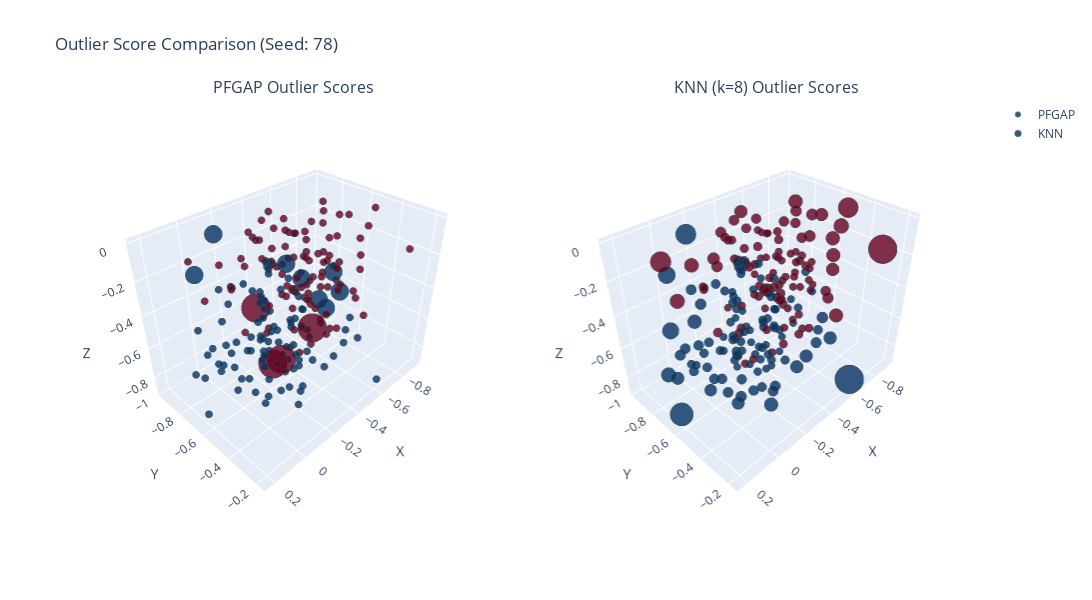

Source (notebook cell):
### Code cell
from Experiment4functions import create_3d_sphere_data
from sklearn.model_selection import train_test_split
import plotly.graph_objects as go
from plotly.subplots import make_subplots
import numpy as np

TRAIN_TEST_SPLIT = 0.7

def get_scores_for_seed(seed, method, k=None):
    """Helper function to get outlier scores from the flat DataFrame"""
    if k is not None:
        mask = (results_df['seed'] == seed) & (results_df['method'] == method) & (results_df['k'] == k)
    else:
        mask = (results_df['seed'] == seed) & (results_df['method'] == method)
    
    row = results_df[mask]
    if not row.empty:
        return row.iloc[0]['outlier_scores']
    return None

def plot_outlier_scores_3d(seed, k_value=8):
    """Plot outlier scores in 3D using the flat DataFrame"""
    # Generate the data
    data, labels, sphere = create_3d_sphere_data(seed)

    # Split data
    X_train, X_test, y_train, y_test = train_test_split(
        data, labels, test_size=1-TRAIN_TEST_SPLIT, 
        random_state=seed, stratify=labels
    )

    # Get outlier scores from the flat DataFrame
    pfgap_scores = get_scores_for_seed(seed, 'PFGAP-Euclidean')
    knn_scores = get_scores_for_seed(seed, 'KNN-Manifold', k=k_value)

    if pfgap_scores is None or knn_scores is None:
        print(f"❌ Could not find outlier scores for seed {seed}")
        print(f"PFGAP available: {pfgap_scores is not None}")
        print(f"KNN-Manifold (k={k_value}) available: {knn_scores is not None}")
        
        # Show which seeds have PFGAP data
        pfgap_seeds = results_df[results_df['method'] == 'PFGAP-Euclidean']['seed'].unique()
        print(f"Seeds with PFGAP data: {sorted(pfgap_seeds)}")
        return None

    # Normalize scores for marker size
    pfgap_scores = np.array(pfgap_scores)
    knn_scores = np.array(knn_scores)
    
    pfgap_range = np.ptp(pfgap_scores)
    knn_range = np.ptp(knn_scores)
    pfgap_norm = (pfgap_scores - pfgap_scores.min()) / (pfgap_range if pfgap_range > 0 else 1)
    knn_norm = (knn_scores - knn_scores.min()) / (knn_range if knn_range > 0 else 1)
    
    # Create a figure with subplots
    fig = make_subplots(
        rows=1, cols=2,
        specs=[[{'type': 'scene'}, {'type': 'scene'}]],
        subplot_titles=(f'PFGAP Outlier Scores', f'KNN (k={k_value}) Outlier Scores'),
        horizontal_spacing=0.05
    )
    
    # Add traces for PFGAP
    fig.add_trace(
        go.Scatter3d(
            x=X_train[:, 0],
            y=X_train[:, 1],
            z=X_train[:, 2],
            mode='markers',
            marker=dict(
                size=5 + 15 * pfgap_norm,
                color=y_train,
                colorscale='RdBu',
                opacity=0.8,
                line=dict(width=0.5, color='DarkSlateGrey')
            ),
            text=[f"PFGAP Score: {score:.4f}" for score in pfgap_scores],
            hoverinfo='text',
            name='PFGAP'
        ),
        row=1, col=1
    )
    
    # Add traces for KNN
    fig.add_trace(
        go.Scatter3d(
            x=X_train[:, 0],
            y=X_train[:, 1],
            z=X_train[:, 2],
            mode='markers',
            marker=dict(
                size=5 + 15 * knn_norm,
                color=y_train,
                colorscale='RdBu',
                opacity=0.8,
                line=dict(width=0.5, color='DarkSlateGrey')
            ),
            text=[f"KNN Score: {score:.4f}" for score in knn_scores],
            hoverinfo='text',
            name='KNN'
        ),
        row=1, col=2
    )
    
    # Set identical initial camera position
    camera = dict(eye=dict(x=1.5, y=1.5, z=1.5))
    
    fig.update_layout(
        height=600,
        width=1200,
        title_text=f"Outlier Score Comparison (Seed: {seed})",
        scene=dict(
            xaxis_title="X",
            yaxis_title="Y",
            zaxis_title="Z",
            camera=camera,
            uirevision="same_view"
        ),
        scene2=dict(
            xaxis_title="X",
            yaxis_title="Y",
            zaxis_title="Z",
            camera=camera,
            uirevision="same_view"
        )
    )
    
    return fig

# Display interactive plot for seed 67 (which has PFGAP data)
print("🎯 Creating 3D outlier score visualization...")
fig = plot_outlier_scores_3d(78, k_value=8)
if fig:
    fig.show()
else:
    print("Could not create 3D plot - trying different seed...")
    # Try seed 161 as backup
    fig = plot_outlier_scores_3d(161, k_value=8)
    if fig:
        fig.show()

### Figure 1 — Plotly figure (JSON) as saved in the notebook; plotly's stock layout.template omitted (floating-point values rounded to 4 significant figures; data arrays with more than 128 entries replaced by an {"elided": "..."} marker saying what was removed)
{"data": [{"hoverinfo": "text", "marker": {"color": {"elided": "209 float values"}, "colorscale": [[0, "rgb(103,0,31)"], [0.1, "rgb(178,24,43)"], [0.2, "rgb(214,96,77)"], [0.3, "rgb(244,165,130)"], [0.4, "rgb(253,219,199)"], [0.5, "rgb(247,247,247)"], [0.6, "rgb(209,229,240)"], [0.7, "rgb(146,197,222)"], [0.8, "rgb(67,147,195)"], [0.9, "rgb(33,102,172)"], [1, "rgb(5,48,97)"]], "line": {"color": "DarkSlateGrey", "width": 0.5}, "opacity": 0.8, "size": {"elided": "209 float values"}}, "mode": "markers", "name": "PFGAP", "scene": "scene", "text": {"elided": "209 str values"}, "type": "scatter3d", "x": {"elided": "209 float values"}, "y": {"elided": "209 float values"}, "z": {"elided": "209 float values"}}, {"hoverinfo": "text", "marker": {"color": {"elided": "209 float values"}, "colorscale": [[0, "rgb(103,0,31)"], [0.1, "rgb(178,24,43)"], [0.2, "rgb(214,96,77)"], [0.3, "rgb(244,165,130)"], [0.4, "rgb(253,219,199)"], [0.5, "rgb(247,247,247)"], [0.6, "rgb(209,229,240)"], [0.7, "rgb(146,197,222)"], [0.8, "rgb(67,147,195)"], [0.9, "rgb(33,102,172)"], [1, "rgb(5,48,97)"]], "line": {"color": "DarkSlateGrey", "width": 0.5}, "opacity": 0.8, "size": {"elided": "209 float values"}}, "mode": "markers", "name": "KNN", "scene": "scene2", "text": {"elided": "209 str values"}, "type": "scatter3d", "x": {"elided": "209 float values"}, "y": {"elided": "209 float values"}, "z": {"elided": "209 float values"}}], "layout": {"annotations": [{"font": {"size": 16}, "showarrow": false, "text": "PFGAP Outlier Scores", "x": 0.2375, "xanchor": "center", "xref": "paper", "y": 1, "yanchor": "bottom", "yref": "paper"}, {"font": {"size": 16}, "showarrow": false, "text": "KNN (k=8) Outlier Scores", "x": 0.7625, "xanchor": "center", "xref": "paper", "y": 1, "yanchor": "bottom", "yref": "paper"}], "height": 600, "scene": {"camera": {"eye": {"x": 1.5, "y": 1.5, "z": 1.5}}, "domain": {"x": [0, 0.475], "y": [0, 1]}, "uirevision": "same_view", "xaxis": {"title": {"text": "X"}}, "yaxis": {"title": {"text": "Y"}}, "zaxis": {"title": {"text": "Z"}}}, "scene2": {"camera": {"eye": {"x": 1.5, "y": 1.5, "z": 1.5}}, "domain": {"x": [0.525, 1], "y": [0, 1]}, "uirevision": "same_view", "xaxis": {"title": {"text": "X"}}, "yaxis": {"title": {"text": "Y"}}, "zaxis": {"title": {"text": "Z"}}}, "title": {"text": "Outlier Score Comparison (Seed: 78)"}, "width": 1200}}
